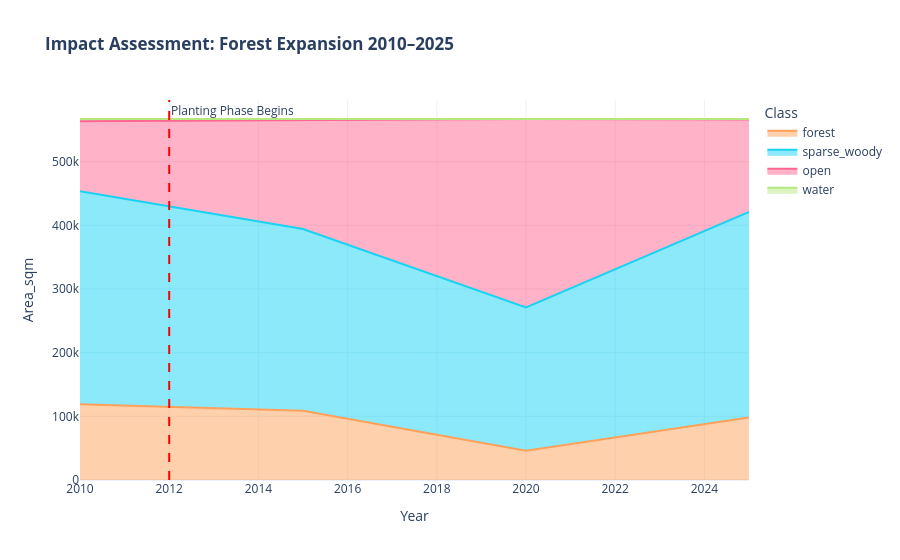
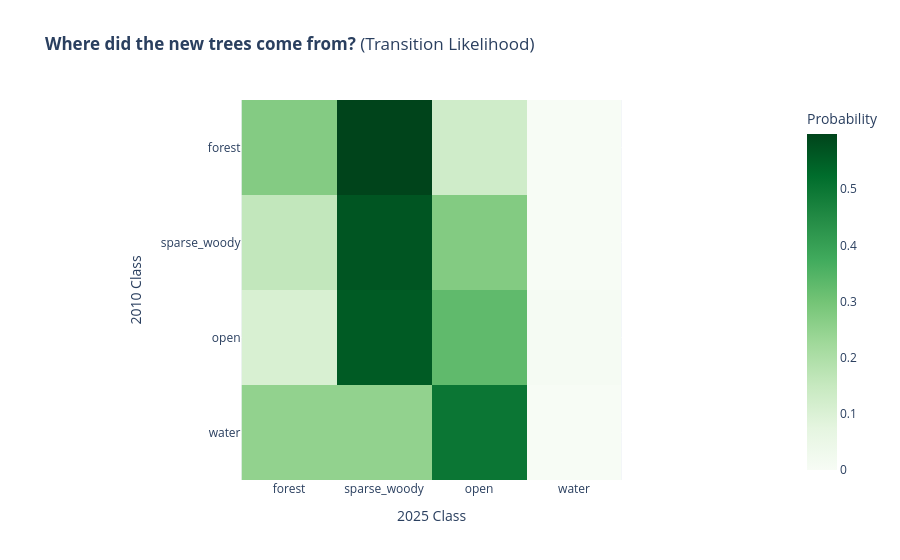

These figures' notebook cell, in order:
### Code cell
import plotly.express as px
import plotly.graph_objects as go

# 1. Visualizing Evolution (Stacked Area)
# Assuming 'df_stats' has columns: 'Year', 'Class', 'Area_sqm'
fig_area = px.area(df_stats, x="Year", y="Area_sqm", color="Class",
                   title="<b>Impact Assessment: Forest Expansion 2010–2025</b>",
                   color_discrete_map={
                       "Forest": "#2D5A27",    # Deep Forest Green
                       "Sparse Woody": "#99C945", # Meadow Green
                       "Open": "#D4A373",    # Earthy Brown
                       "Water": "#707B7C"      # Neutral Grey
                   },
                   template="plotly_white")

# Add a vertical 'Intervention Start' line for context
fig_area.add_vline(x=2012, line_dash="dash", line_color="red", 
                   annotation_text="Planting Phase Begins")

# 2. Transition Heatmap (2010 to 2020)
# 'transition_mat' from previous step
fig_heat = px.imshow(transition_mat,
                     labels=dict(x="2025 Class", y="2010 Class", color="Probability"),
                     x=list(class_names.values()),
                     y=list(class_names.values()),
                     color_continuous_scale='Greens',
                     title="<b>Where did the new trees come from?</b> (Transition Likelihood)")

fig_heat.update_traces(text=transition_mat.values.round(2), showscale=True)
fig_area.show()
fig_heat.show()

### Figure 1 — Plotly figure (JSON) as saved in the notebook; plotly's stock layout.template omitted (floating-point values rounded to 4 significant figures)
{"data": [{"fillpattern": {"shape": ""}, "hovertemplate": "Class=forest<br>Year=%{x}<br>Area_sqm=%{y}<extra></extra>", "legendgroup": "forest", "line": {"color": "#FFA15A"}, "marker": {"symbol": "circle"}, "mode": "lines", "name": "forest", "orientation": "v", "showlegend": true, "stackgroup": "1", "type": "scatter", "x": [2010, 2015, 2020, 2025], "xaxis": "x", "y": [118800, 108900, 45900, 98100], "yaxis": "y"}, {"fillpattern": {"shape": ""}, "hovertemplate": "Class=sparse_woody<br>Year=%{x}<br>Area_sqm=%{y}<extra></extra>", "legendgroup": "sparse_woody", "line": {"color": "#19d3f3"}, "marker": {"symbol": "circle"}, "mode": "lines", "name": "sparse_woody", "orientation": "v", "showlegend": true, "stackgroup": "1", "type": "scatter", "x": [2010, 2015, 2020, 2025], "xaxis": "x", "y": [334800, 285300, 225000, 323100], "yaxis": "y"}, {"fillpattern": {"shape": ""}, "hovertemplate": "Class=open<br>Year=%{x}<br>Area_sqm=%{y}<extra></extra>", "legendgroup": "open", "line": {"color": "#FF6692"}, "marker": {"symbol": "circle"}, "mode": "lines", "name": "open", "orientation": "v", "showlegend": true, "stackgroup": "1", "type": "scatter", "x": [2010, 2015, 2020, 2025], "xaxis": "x", "y": [109800, 171000, 296100, 144900], "yaxis": "y"}, {"fillpattern": {"shape": ""}, "hovertemplate": "Class=water<br>Year=%{x}<br>Area_sqm=%{y}<extra></extra>", "legendgroup": "water", "line": {"color": "#B6E880"}, "marker": {"symbol": "circle"}, "mode": "lines", "name": "water", "orientation": "v", "showlegend": true, "stackgroup": "1", "type": "scatter", "x": [2010, 2015, 2025], "xaxis": "x", "y": [3600, 1800, 900], "yaxis": "y"}], "layout": {"annotations": [{"showarrow": false, "text": "Planting Phase Begins", "x": 2012, "xanchor": "left", "xref": "x", "y": 1, "yanchor": "top", "yref": "y domain"}], "legend": {"title": {"text": "Class"}, "tracegroupgap": 0}, "shapes": [{"line": {"color": "red", "dash": "dash"}, "type": "line", "x0": 2012, "x1": 2012, "xref": "x", "y0": 0, "y1": 1, "yref": "y domain"}], "title": {"text": "<b>Impact Assessment: Forest Expansion 2010–2025</b>"}, "xaxis": {"anchor": "y", "domain": [0, 1], "title": {"text": "Year"}}, "yaxis": {"anchor": "x", "domain": [0, 1], "title": {"text": "Area_sqm"}}}}

### Figure 2 — Plotly figure (JSON) as saved in the notebook; plotly's stock layout.template omitted (floating-point values rounded to 4 significant figures)
{"data": [{"coloraxis": "coloraxis", "hovertemplate": "2025 Class: %{x}<br>2010 Class: %{y}<br>Probability: %{z}<extra></extra>", "name": "0", "showscale": true, "text": [[0.27, 0.6, 0.13, 0.0], [0.16, 0.57, 0.27, 0.0], [0.11, 0.56, 0.33, 0.01], [0.25, 0.25, 0.5, 0.0]], "type": "heatmap", "x": ["forest", "sparse_woody", "open", "water"], "xaxis": "x", "y": ["forest", "sparse_woody", "open", "water"], "yaxis": "y", "z": [[0.2727, 0.5985, 0.1288, 0.0], [0.1586, 0.5672, 0.2742, 0.0], [0.1066, 0.5574, 0.3279, 0.008197], [0.25, 0.25, 0.5, 0.0]]}], "layout": {"coloraxis": {"colorbar": {"title": {"text": "Probability"}}, "colorscale": [[0, "rgb(247,252,245)"], [0.125, "rgb(229,245,224)"], [0.25, "rgb(199,233,192)"], [0.375, "rgb(161,217,155)"], [0.5, "rgb(116,196,118)"], [0.625, "rgb(65,171,93)"], [0.75, "rgb(35,139,69)"], [0.875, "rgb(0,109,44)"], [1, "rgb(0,68,27)"]]}, "title": {"text": "<b>Where did the new trees come from?</b> (Transition Likelihood)"}, "xaxis": {"anchor": "y", "constrain": "domain", "domain": [0, 1], "scaleanchor": "y", "title": {"text": "2025 Class"}}, "yaxis": {"anchor": "x", "autorange": "reversed", "constrain": "domain", "domain": [0, 1], "title": {"text": "2010 Class"}}}}
